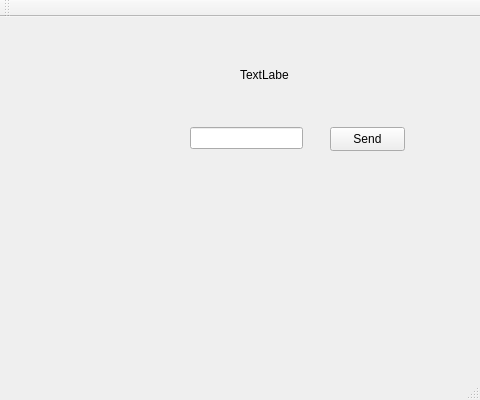
<?xml version="1.0" encoding="UTF-8"?>
<ui version="4.0">
 <class>NumericQuestionClass</class>
 <widget class="QMainWindow" name="NumericQuestionClass">
  <property name="geometry">
   <rect>
    <x>0</x>
    <y>0</y>
    <width>480</width>
    <height>400</height>
   </rect>
  </property>
  <property name="windowTitle">
   <string>NumericQuestion</string>
  </property>
  <widget class="QWidget" name="centralWidget">
   <widget class="QLabel" name="Question">
    <property name="geometry">
     <rect>
      <x>240</x>
      <y>50</y>
      <width>49</width>
      <height>16</height>
     </rect>
    </property>
    <property name="text">
     <string>TextLabel</string>
    </property>
   </widget>
   <widget class="QPushButton" name="SendButton">
    <property name="geometry">
     <rect>
      <x>330</x>
      <y>110</y>
      <width>75</width>
      <height>24</height>
     </rect>
    </property>
    <property name="text">
     <string>Send</string>
    </property>
   </widget>
   <widget class="QLineEdit" name="AnswerLine">
    <property name="geometry">
     <rect>
      <x>190</x>
      <y>110</y>
      <width>113</width>
      <height>22</height>
     </rect>
    </property>
   </widget>
   <widget class="QLabel" name="ErrorLabel">
    <property name="geometry">
     <rect>
      <x>240</x>
      <y>170</y>
      <width>49</width>
      <height>16</height>
     </rect>
    </property>
    <property name="text">
     <string/>
    </property>
   </widget>
  </widget>
  <widget class="QMenuBar" name="menuBar">
   <property name="geometry">
    <rect>
     <x>0</x>
     <y>0</y>
     <width>480</width>
     <height>26</height>
    </rect>
   </property>
  </widget>
  <widget class="QToolBar" name="mainToolBar">
   <attribute name="toolBarArea">
    <enum>TopToolBarArea</enum>
   </attribute>
   <attribute name="toolBarBreak">
    <bool>false</bool>
   </attribute>
  </widget>
  <widget class="QStatusBar" name="statusBar"/>
 </widget>
 <layoutdefault spacing="6" margin="11"/>
 <resources/>
 <connections/>
</ui>
